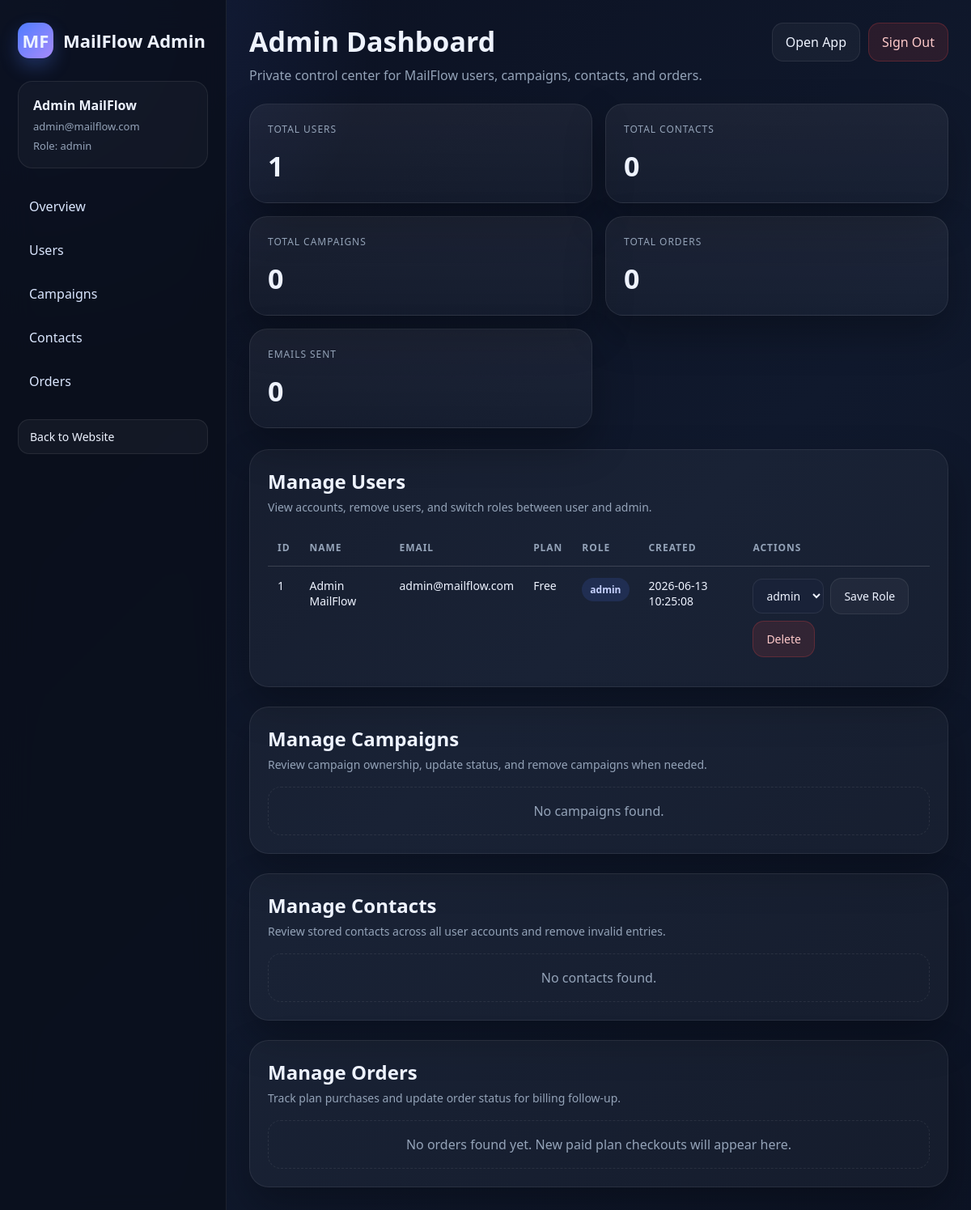
/admin.php (signed in), run on the app's committed database.
### tables this page shows
CREATE TABLE IF NOT EXISTS users (
    id INT UNSIGNED AUTO_INCREMENT PRIMARY KEY,
    first_name VARCHAR(100) NOT NULL,
    last_name VARCHAR(100) NOT NULL,
    email VARCHAR(190) NOT NULL UNIQUE,
    password VARCHAR(255) NOT NULL,
    role ENUM('user','admin') NOT NULL DEFAULT 'user',
    phone VARCHAR(50) DEFAULT NULL,
    company VARCHAR(150) DEFAULT NULL,
    website VARCHAR(255) DEFAULT NULL,
    bio TEXT DEFAULT NULL,
    plan VARCHAR(50) NOT NULL DEFAULT 'Free',
    avatar_path VARCHAR(255) DEFAULT NULL,
    created_at TIMESTAMP DEFAULT CURRENT_TIMESTAMP,
    updated_at TIMESTAMP DEFAULT CURRENT_TIMESTAMP ON UPDATE CURRENT_TIMESTAMP
);

### admin.php (the view, shortened to what this page needs)
<?php
require __DIR__ . '/config/db.php';
$pdo->exec("ALTER TABLE users ADD COLUMN IF NOT EXISTS role ENUM('user','admin') NOT NULL DEFAULT 'user' AFTER password");
$pdo->exec("
    CREATE TABLE IF NOT EXISTS orders (
        id INT UNSIGNED AUTO_INCREMENT PRIMARY KEY,
        user_id INT UNSIGNED NOT NULL,
        campaign_id INT UNSIGNED DEFAULT NULL,
        amount DECIMAL(10,2) NOT NULL DEFAULT 0.00,
        status ENUM('pending','paid','cancelled','completed') NOT NULL DEFAULT 'pending',
        created_at TIMESTAMP DEFAULT CURRENT_TIMESTAMP,
        updated_at TIMESTAMP DEFAULT CURRENT_TIMESTAMP ON UPDATE CURRENT_TIMESTAMP,
        CONSTRAINT fk_orders_user FOREIGN KEY (user_id) REFERENCES users(id) ON DELETE CASCADE,
        CONSTRAINT fk_orders_campaign FOREIGN KEY (campaign_id) REFERENCES campaigns(id) ON DELETE SET NULL
    ) ENGINE=InnoDB DEFAULT CHARSET=utf8mb4 COLLATE=utf8mb4_unicode_ci
");
function ensureAdminSession(PDO $pdo): array
{
    $userId = (int) ($_SESSION['user_id'] ?? 0);
    $statement = $pdo->prepare('
        SELECT id, first_name, last_name, email, role
        FROM users
        WHERE id = ?
        LIMIT 1
    ');
    $statement->execute([$userId]);
    $user = $statement->fetch();
    return $user;
}
function ensureAdminCsrfToken(): string
{
    return (string) $_SESSION['admin_csrf'];
}
$adminUser = ensureAdminSession($pdo);
$csrfToken = ensureAdminCsrfToken();
$stats = [
    'users' => (int) $pdo->query('SELECT COUNT(*) FROM users')->fetchColumn(),
    'contacts' => (int) $pdo->query('SELECT COUNT(*) FROM contacts')->fetchColumn(),
    'campaigns' => (int) $pdo->query('SELECT COUNT(*) FROM campaigns')->fetchColumn(),
    'orders' => (int) $pdo->query('SELECT COUNT(*) FROM orders')->fetchColumn(),
    'emails_sent' => (int) $pdo->query('SELECT COALESCE(SUM(recipients_count), 0) FROM campaigns')->fetchColumn(),
];
$users = $pdo->query('
    SELECT id, first_name, last_name, email, role, plan, created_at
    FROM users
    ORDER BY id DESC
')->fetchAll();
$campaigns = $pdo->query('
    SELECT c.id, c.name, c.subject, c.status, c.recipients_count, c.created_at,
           u.email AS user_email
    FROM campaigns c
    INNER JOIN users u ON u.id = c.user_id
    ORDER BY c.id DESC
')->fetchAll();
$contacts = $pdo->query('
    SELECT c.id, c.email, c.company, c.status, c.created_at,
           u.email AS user_email
    FROM contacts c
    INNER JOIN users u ON u.id = c.user_id
    ORDER BY c.id DESC
')->fetchAll();
$orders = $pdo->query('
    SELECT o.id, o.amount, o.status, o.created_at,
           u.email AS user_email,
           c.name AS campaign_name
    FROM orders o
    INNER JOIN users u ON u.id = o.user_id
    LEFT JOIN campaigns c ON c.id = o.campaign_id
    ORDER BY o.id DESC
')->fetchAll();
function esc(string $value): string
{
    return htmlspecialchars($value, ENT_QUOTES, 'UTF-8');
}
?>
<!DOCTYPE html>
<html lang="en">
<head>
</head>
<body>
  <div class="admin-shell">
    <aside class="admin-sidebar">
      <div class="brand">
        <div class="brand-mark">MF</div>
        <div>MailFlow Admin</div>
      </div>
      <div class="admin-user">
        <strong><?php echo esc(trim(($adminUser['first_name'] ?? '') . ' ' . ($adminUser['last_name'] ?? '')) ?: 'Admin'); ?></strong>
        <span><?php echo esc((string) $adminUser['email']); ?></span>
        <span>Role: admin</span>
      </div>
      <nav class="admin-nav">
        <a href="#overview">Overview</a>
        <a href="#users">Users</a>
        <a href="#campaigns">Campaigns</a>
        <a href="#contacts">Contacts</a>
        <a href="#orders">Orders</a>
      </nav>
      <div class="admin-side-actions">
        <a href="index.php">Back to Website</a>
      </div>
    </aside>
    <main class="admin-main">
      <div class="admin-topbar" id="overview">
        <div class="admin-title">
          <h1>Admin Dashboard</h1>
          <p>Private control center for MailFlow users, campaigns, contacts, and orders.</p>
        </div>
        <div class="admin-actions">
          <a class="btn" href="index.php">Open App</a>
          <form method="post" action="api.php?action=logout" style="margin:0">
            <button class="btn btn-danger" type="submit">Sign Out</button>
          </form>
        </div>
      </div>
      <div class="stats-grid">
        <div class="stat-card"><span>Total Users</span><strong><?php echo number_format($stats['users']); ?></strong></div>
        <div class="stat-card"><span>Total Contacts</span><strong><?php echo number_format($stats['contacts']); ?></strong></div>
        <div class="stat-card"><span>Total Campaigns</span><strong><?php echo number_format($stats['campaigns']); ?></strong></div>
        <div class="stat-card"><span>Total Orders</span><strong><?php echo number_format($stats['orders']); ?></strong></div>
        <div class="stat-card"><span>Emails Sent</span><strong><?php echo number_format($stats['emails_sent']); ?></strong></div>
      </div>
      <section class="admin-section" id="users">
        <div class="section-head">
          <div>
            <h2>Manage Users</h2>
            <p>View accounts, remove users, and switch roles between user and admin.</p>
          </div>
        </div>
        <?php if ($users): ?>
          <div class="table-wrap">
            <table>
              <thead>
                <tr>
                  <th>ID</th>
                  <th>Name</th>
                  <th>Email</th>
                  <th>Plan</th>
                  <th>Role</th>
                  <th>Created</th>
                  <th>Actions</th>
                </tr>
              </thead>
              <tbody>
                <?php foreach ($users as $user): ?>
                  <tr>
                    <td><?php echo (int) $user['id']; ?></td>
                    <td><?php echo esc(trim(($user['first_name'] ?? '') . ' ' . ($user['last_name'] ?? '')) ?: 'User'); ?></td>
                    <td><?php echo esc((string) $user['email']); ?></td>
                    <td><?php echo esc((string) ($user['plan'] ?? 'Free')); ?></td>
                    <td><span class="badge <?php echo esc((string) $user['role']); ?>"><?php echo esc((string) $user['role']); ?></span></td>
                    <td><?php echo esc((string) $user['created_at']); ?></td>
                    <td>
                      <div class="inline-actions">
                        <form class="inline-form" method="post">
                          <select name="role">
                            <option value="admin" <?php echo ($user['role'] === 'admin') ? 'selected' : ''; ?>>admin</option>
                          </select>
                          <button class="btn" type="submit">Save Role</button>
                        </form>
                        <form method="post" onsubmit="return confirm('Delete this user?');">
                          <button class="btn btn-danger" type="submit">Delete</button>
                        </form>
                      </div>
                    </td>
                  </tr>
                <?php endforeach; ?>
              </tbody>
            </table>
          </div>
        <?php else: ?>
          <div class="empty">No users found.</div>
        <?php endif; ?>
      </section>
      <section class="admin-section" id="campaigns">
        <div class="section-head">
          <div>
            <h2>Manage Campaigns</h2>
            <p>Review campaign ownership, update status, and remove campaigns when needed.</p>
          </div>
        </div>
        <?php if ($campaigns): ?>
          <div class="table-wrap">
            <table>
              <thead>
                <tr>
                  <th>ID</th>
                  <th>Name</th>
                  <th>Subject</th>
                  <th>User</th>
                  <th>Status</th>
                  <th>Recipients</th>
                  <th>Created</th>
                  <th>Actions</th>
                </tr>
              </thead>
              <tbody>
                <?php foreach ($campaigns as $campaign): ?>
                  <tr>
                    <td><?php echo (int) $campaign['id']; ?></td>
                    <td><?php echo esc((string) $campaign['name']); ?></td>
                    <td><?php echo esc((string) $campaign['subject']); ?></td>
                    <td><?php echo esc((string) $campaign['user_email']); ?></td>
                    <td><span class="badge status-<?php echo esc((string) $campaign['status']); ?>"><?php echo esc((string) $campaign['status']); ?></span></td>
                    <td><?php echo number_format((int) $campaign['recipients_count']); ?></td>
                    <td><?php echo esc((string) $campaign['created_at']); ?></td>
                    <td>
                      <div class="inline-actions">
                        <form class="inline-form" method="post">
                          <input type="hidden" name="csrf_token" value="<?php echo esc($csrfToken); ?>">
                          <input type="hidden" name="admin_action" value="update_campaign_status">
                          <input type="hidden" name="campaign_id" value="<?php echo (int) $campaign['id']; ?>">
                          <select name="status">
                            <?php foreach (['draft', 'scheduled', 'sent'] as $status): ?>
                              <option value="<?php echo esc($status); ?>" <?php echo ($campaign['status'] === $status) ? 'selected' : ''; ?>><?php echo esc($status); ?></option>
                            <?php endforeach; ?>
                          </select>
                          <button class="btn" type="submit">Save Status</button>
                        </form>
                        <form method="post" onsubmit="return confirm('Delete this campaign?');">
                          <input type="hidden" name="csrf_token" value="<?php echo esc($csrfToken); ?>">
                          <input type="hidden" name="admin_action" value="delete_campaign">
                          <input type="hidden" name="campaign_id" value="<?php echo (int) $campaign['id']; ?>">
                          <button class="btn btn-danger" type="submit">Delete</button>
                        </form>
                      </div>
                    </td>
                  </tr>
                <?php endforeach; ?>
              </tbody>
            </table>
          </div>
        <?php else: ?>
          <div class="empty">No campaigns found.</div>
        <?php endif; ?>
      </section>
      <section class="admin-section" id="contacts">
        <div class="section-head">
          <div>
            <h2>Manage Contacts</h2>
            <p>Review stored contacts across all user accounts and remove invalid entries.</p>
          </div>
        </div>
        <?php if ($contacts): ?>
          <div class="table-wrap">
            <table>
              <thead>
                <tr>
                  <th>ID</th>
                  <th>Email</th>
                  <th>Company</th>
                  <th>User</th>
                  <th>Status</th>
                  <th>Created</th>
                  <th>Actions</th>
                </tr>
              </thead>
              <tbody>
                <?php foreach ($contacts as $contact): ?>
                  <tr>
                    <td><?php echo (int) $contact['id']; ?></td>
                    <td><?php echo esc((string) $contact['email']); ?></td>
                    <td><?php echo esc((string) ($contact['company'] ?: '-')); ?></td>
                    <td><?php echo esc((string) $contact['user_email']); ?></td>
                    <td><?php echo esc((string) $contact['status']); ?></td>
                    <td><?php echo esc((string) $contact['created_at']); ?></td>
                    <td>
                      <form method="post" onsubmit="return confirm('Delete this contact?');">
                        <input type="hidden" name="csrf_token" value="<?php echo esc($csrfToken); ?>">
                        <input type="hidden" name="admin_action" value="delete_contact">
                        <input type="hidden" name="contact_id" value="<?php echo (int) $contact['id']; ?>">
                        <button class="btn btn-danger" type="submit">Delete</button>
                      </form>
                    </td>
                  </tr>
                <?php endforeach; ?>
              </tbody>
            </table>
          </div>
        <?php else: ?>
          <div class="empty">No contacts found.</div>
        <?php endif; ?>
      </section>
      <section class="admin-section" id="orders">
        <div class="section-head">
          <div>
            <h2>Manage Orders</h2>
            <p>Track plan purchases and update order status for billing follow-up.</p>
          </div>
        </div>
        <?php if ($orders): ?>
          <div class="table-wrap">
            <table>
              <thead>
                <tr>
                  <th>ID</th>
                  <th>User</th>
                  <th>Campaign</th>
                  <th>Amount</th>
                  <th>Status</th>
                  <th>Created</th>
                  <th>Actions</th>
                </tr>
              </thead>
              <tbody>
                <?php foreach ($orders as $order): ?>
                  <tr>
                    <td><?php echo (int) $order['id']; ?></td>
                    <td><?php echo esc((string) $order['user_email']); ?></td>
                    <td><?php echo esc((string) ($order['campaign_name'] ?: '-')); ?></td>
                    <td>MAD <?php echo number_format((float) $order['amount'], 2); ?></td>
                    <td><span class="badge status-<?php echo esc((string) $order['status']); ?>"><?php echo esc((string) $order['status']); ?></span></td>
                    <td><?php echo esc((string) $order['created_at']); ?></td>
                    <td>
                      <div class="inline-actions">
                        <form class="inline-form" method="post">
                          <input type="hidden" name="csrf_token" value="<?php echo esc($csrfToken); ?>">
                          <input type="hidden" name="admin_action" value="update_order_status">
                          <input type="hidden" name="order_id" value="<?php echo (int) $order['id']; ?>">
                          <select name="status">
                            <?php foreach (['pending', 'paid', 'cancelled', 'completed'] as $status): ?>
                              <option value="<?php echo esc($status); ?>" <?php echo ($order['status'] === $status) ? 'selected' : ''; ?>><?php echo esc($status); ?></option>
                            <?php endforeach; ?>
                          </select>
                          <button class="btn" type="submit">Save Status</button>
                        </form>
                        <form method="post" onsubmit="return confirm('Delete this order?');">
                          <input type="hidden" name="csrf_token" value="<?php echo esc($csrfToken); ?>">
                          <input type="hidden" name="admin_action" value="delete_order">
                          <input type="hidden" name="order_id" value="<?php echo (int) $order['id']; ?>">
                          <button class="btn btn-danger" type="submit">Delete</button>
                        </form>
                      </div>
                    </td>
                  </tr>
                <?php endforeach; ?>
              </tbody>
            </table>
          </div>
        <?php else: ?>
          <div class="empty">No orders found yet. New paid plan checkouts will appear here.</div>
        <?php endif; ?>
      </section>
    </main>
  </div>
</body>
</html>

### data on the page
users: first_name+last_name "Admin MailFlow", email "admin@mailflow.com", id "1", plan "Free", role "admin", created_at "2026-06-13 10:25:08"

### other printed values
$stats['users'] "1"
$stats['contacts'] "0"
$stats['campaigns'] "0"
$stats['orders'] "0"
$stats['emails_sent'] "0"
